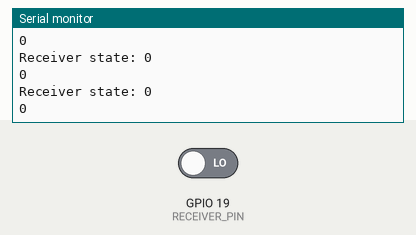
Simulated run of this sketch. Board: ESP32. Shown: the last lines printed to the serial monitor. The test bench sets the inputs (shaded band); at power-on: GPIO 19 (RECEIVER_PIN) LOW.

Above: at 1.2 s.
1.3 s: GPIO 19 (RECEIVER_PIN) driven HIGH
At 1.31 s:
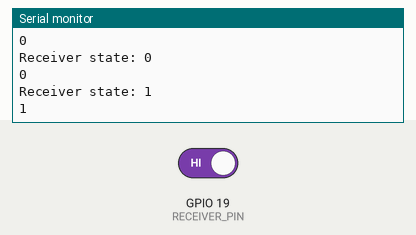
At 6.31 s:
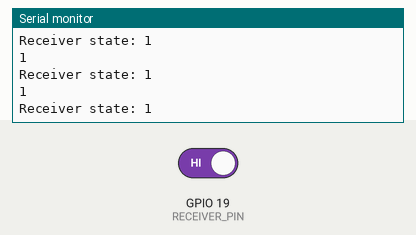

Measured:
- after the input at 1.3 s, the serial monitor: prints a new line at once (image 1)

The sketch:

Reveiver1.ino
```cpp
#include <Arduino.h>

// Define the pins connected to the receiver module
const int RECEIVER_PIN = 19;  // GPIO pin number on ESP32

void setup() {
  Serial.begin(115200);
  pinMode(RECEIVER_PIN, INPUT);
}

void loop() {
  // Read the state of the receiver pin
  int receiverState = digitalRead(RECEIVER_PIN);

  // Output the received state to serial monitor
  Serial.print("Receiver state: ");
  Serial.println(receiverState);

  Serial.println(receiverState);


  delay(100);  // Adjust delay as needed for your application
}
```
